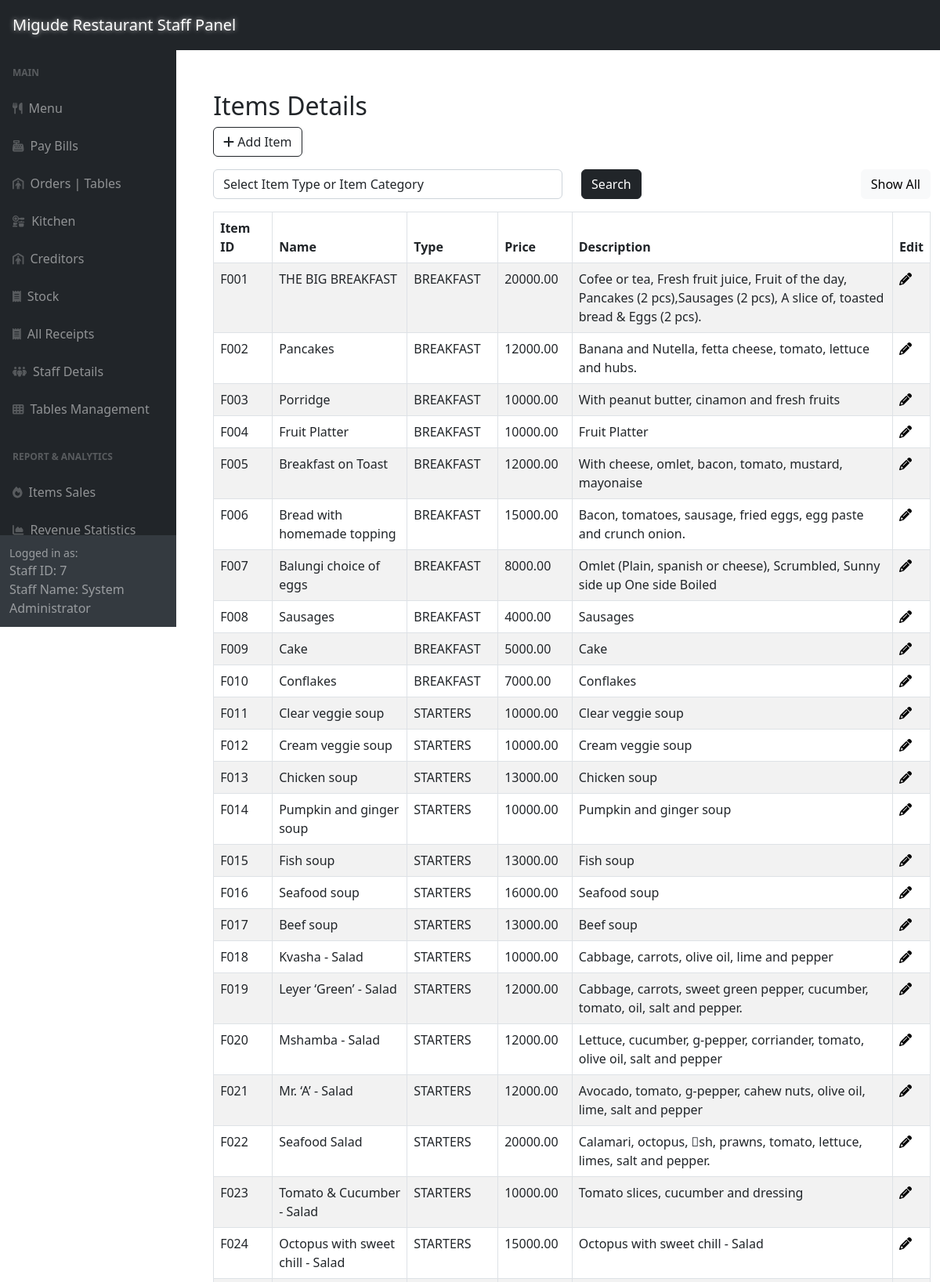
Page /adminSide/panel/menu-panel.php (signed in, upper part) on the committed database.
### tables this page shows
CREATE TABLE `menu` (
  `item_id` varchar(6) NOT NULL,
  `item_name` varchar(255) DEFAULT NULL,
  `item_type` varchar(255) DEFAULT NULL,
  `item_category` varchar(255) DEFAULT NULL,
  `item_price` decimal(10,2) DEFAULT NULL,
  `expense_amount` decimal(10,2) DEFAULT 0.00,
  `expense_types` text DEFAULT NULL,
  `item_description` varchar(255) DEFAULT NULL
);

### adminSide/panel/menu-panel.php (the view, shortened to what this page needs)
<?php include '../inc/dashHeader.php'; ?>
<div class="wrapper">
    <div class="container-fluid pt-5 pl-600">
        <div class="row">
            <div class="m-50">
                <div class="mt-5 mb-3">
                    <h2 class="pull-left">Items Details</h2>
                    <a href="../menuCrud/createItem.php" class="btn btn-outline-dark"><i class="fa fa-plus"></i> Add Item</a>
                </div>
                <div class="mb-3">
                    <form method="POST" action="#">
                        <div class="row">
                            <div class="col-md-6">
                                <select name="search" id="search" class="form-control">
                                    <option value="">Select Item Type or Item Category</option>
                                </select>
                            </div>
                            <div class="col-md-3">
                                <button type="submit" class="btn btn-dark">Search</button>
                            </div>
                            <div class="col" style="text-align: right;" >
                                <a href="menu-panel.php" class="btn btn-light">Show All</a>
                            </div>
                        </div>
                    </form>
                </div>
                <?php
                require_once "../config.php";
                if (isset($_POST['search'])) {
                    if (!empty($_POST['search'])) {
                        $search = $_POST['search'];
                        $sql = "SELECT * FROM menu WHERE item_type LIKE '%$search%' OR item_category LIKE '%$search%' OR item_name LIKE '%$search%' OR item_id LIKE '%$search%' ORDER BY item_id;";
                    } else {
                        $sql = "SELECT * FROM menu ORDER BY item_id;";
                    }
                } else {
                    $sql = "SELECT * FROM menu ORDER BY item_id;";
                }
                if ($result = mysqli_query($link, $sql)) {
                    if (mysqli_num_rows($result) > 0) {
                        echo '<div class="table-responsive">';
                        echo '<table class="table table-bordered table-striped mb-0">';
                        echo "<thead>";
                        echo "<tr>";
                        echo "<th>Item ID</th>";
                        echo "<th>Name</th>";
                        echo "<th>Type</th>";
                        echo "<th>Price</th>";
                        echo "<th>Description</th>";
                        echo "<th>Edit</th>";
                        echo "</tr>";
                        echo "</thead>";
                        echo "<tbody>";
                        while ($row = mysqli_fetch_array($result)) {
                            echo "<tr>";
                            echo "<td>" . $row['item_id'] . "</td>";
                            echo "<td>" . $row['item_name'] . "</td>";
                            echo "<td>" . $row['item_type'] . "</td>";
                            echo "<td>" . $row['item_price'] . "</td>";
                            echo "<td>" . $row['item_description'] . "</td>";
                            echo "<td>";
                            echo '<a href="../menuCrud/updateItemVerify.php?id='. $row['item_id'] .'" title="Modify Record" data-toggle="tooltip"'
                                    . 'onclick="return confirm(\'Admin permission Required!\n\nAre you sure you want to Edit this Item?\')">'
                             . '<i class="fa fa-pencil" aria-hidden="true"></i></a>';
                            echo "</td>";
                            echo "</tr>";
                        }
                        echo "</tbody>";
                        echo "</table>";
                        echo '</div>';
                    } else {
                        echo '<div class="alert alert-danger"><em>No records were found.</em></div>';
                    }
                } else {
                    echo "Oops! Something went wrong. Please try again later.";
                }
                ?>
            </div>
        </div>
    </div>
</div>
<?php include '../inc/dashFooter.php'; ?>

### adminSide/inc/dashHeader.php (style rules this page uses)
html, body { overflow-x: hidden; width: 100%; }
.container, .container-fluid { max-width: 100%; }

### adminSide/panel/menu-panel.php (style rules this page uses)
.wrapper { width: 100%; max-width: 1300px; padding-left: 200px; padding-top: 20px }
.table-responsive { width: 100%; overflow-x: auto; -webkit-overflow-scrolling: touch; }

### rows in the picture
menu: item_id "F001", item_name "THE BIG BREAKFAST", item_type "BREAKFAST", item_price "20000.00", item_description "Cofee or tea, Fresh fruit juice, Fruit of the day, Pancakes (2 pcs),Sausages (2 pcs), A slice of, toasted bread & Eggs (2 pcs)."
menu: item_id "F002", item_name "Pancakes", item_type "BREAKFAST", item_price "12000.00", item_description "Banana and Nutella, fetta cheese, tomato, lettuce and hubs."
menu: item_id "F003", item_name "Porridge", item_type "BREAKFAST", item_price "10000.00", item_description "With peanut butter, cinamon and fresh fruits"
menu: item_id "F004", item_name "Fruit Platter", item_type "BREAKFAST", item_price "10000.00", item_description "Fruit Platter"
menu: item_id "F005", item_name "Breakfast on Toast", item_type "BREAKFAST", item_price "12000.00", item_description "With cheese, omlet, bacon, tomato, mustard, mayonaise"
menu: item_id "F006", item_name "Bread with homemade topping", item_type "BREAKFAST", item_price "15000.00", item_description "Bacon, tomatoes, sausage, fried eggs, egg paste and crunch onion."
menu: item_id "F007", item_name "Balungi choice of eggs", item_type "BREAKFAST", item_price "8000.00", item_description "Omlet (Plain, spanish or cheese), Scrumbled, Sunny side up One side Boiled"
menu: item_id "F008", item_name "Sausages", item_type "BREAKFAST", item_price "4000.00", item_description "Sausages"
menu: item_id "F009", item_name "Cake", item_type "BREAKFAST", item_price "5000.00", item_description "Cake"
menu: item_id "F010", item_name "Conflakes", item_type "BREAKFAST", item_price "7000.00", item_description "Conflakes"
menu: item_id "F011", item_name "Clear veggie soup", item_type "STARTERS", item_price "10000.00", item_description "Clear veggie soup"
menu: item_id "F012", item_name "Cream veggie soup", item_type "STARTERS", item_price "10000.00", item_description "Cream veggie soup"
menu: item_id "F013", item_name "Chicken soup", item_type "STARTERS", item_price "13000.00", item_description "Chicken soup"
menu: item_id "F014", item_name "Pumpkin and ginger soup", item_type "STARTERS", item_price "10000.00", item_description "Pumpkin and ginger soup"
menu: item_id "F015", item_name "Fish soup", item_type "STARTERS", item_price "13000.00", item_description "Fish soup"
menu: item_id "F016", item_name "Seafood soup", item_type "STARTERS", item_price "16000.00", item_description "Seafood soup"
menu: item_id "F017", item_name "Beef soup", item_type "STARTERS", item_price "13000.00", item_description "Beef soup"
menu: item_id "F018", item_name "Kvasha - Salad", item_type "STARTERS", item_price "10000.00", item_description "Cabbage, carrots, olive oil, lime and pepper"
menu: item_id "F019", item_name "Leyer ‘Green’ - Salad", item_type "STARTERS", item_price "12000.00", item_description "Cabbage, carrots, sweet green pepper, cucumber, tomato, oil, salt and pepper."
menu: item_id "F020", item_name "Mshamba - Salad", item_type "STARTERS", item_price "12000.00", item_description "Lettuce, cucumber, g-pepper, corriander, tomato, olive oil, salt and pepper"
menu: item_id "F021", item_name "Mr. ‘A’ - Salad", item_type "STARTERS", item_price "12000.00", item_description "Avocado, tomato, g-pepper, cahew nuts, olive oil, lime, salt and pepper"
menu: item_id "F022", item_name "Seafood Salad", item_type "STARTERS", item_price "20000.00", item_description "Calamari, octopus, sh, prawns, tomato, lettuce, limes, salt and pepper."
menu: item_id "F023", item_name "Tomato & Cucumber - Salad", item_type "STARTERS", item_price "10000.00", item_description "Tomato slices, cucumber and dressing"
menu: item_id "F024", item_name "Octopus with sweet chill - Salad", item_type "STARTERS", item_price "15000.00", item_description "Octopus with sweet chill - Salad"

### other values in the picture
$_SESSION['logged_account_id'] "7"
$_SESSION['logged_staff_name'] "System Administrator"
